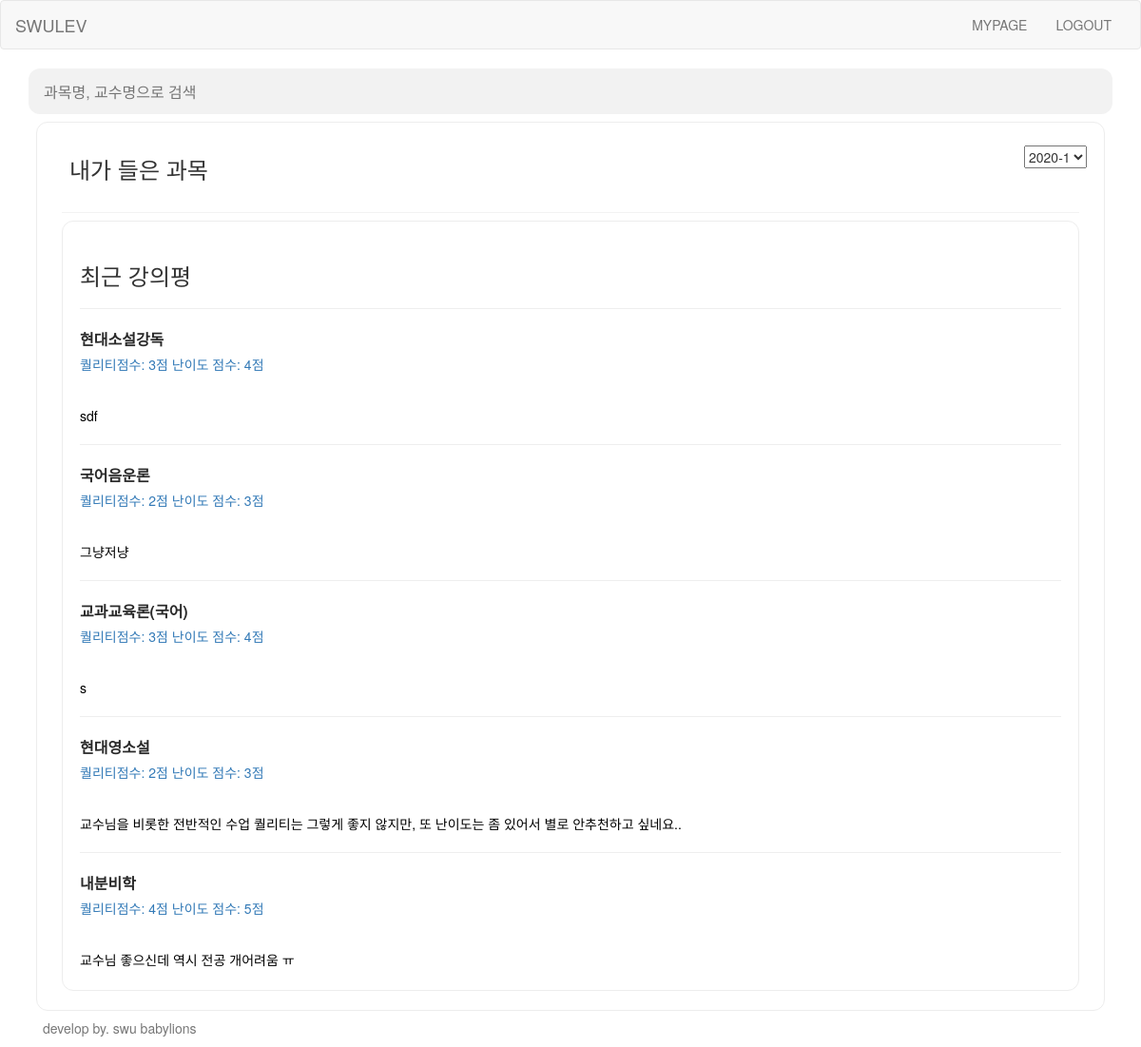
Before: /main/ with the older database file.
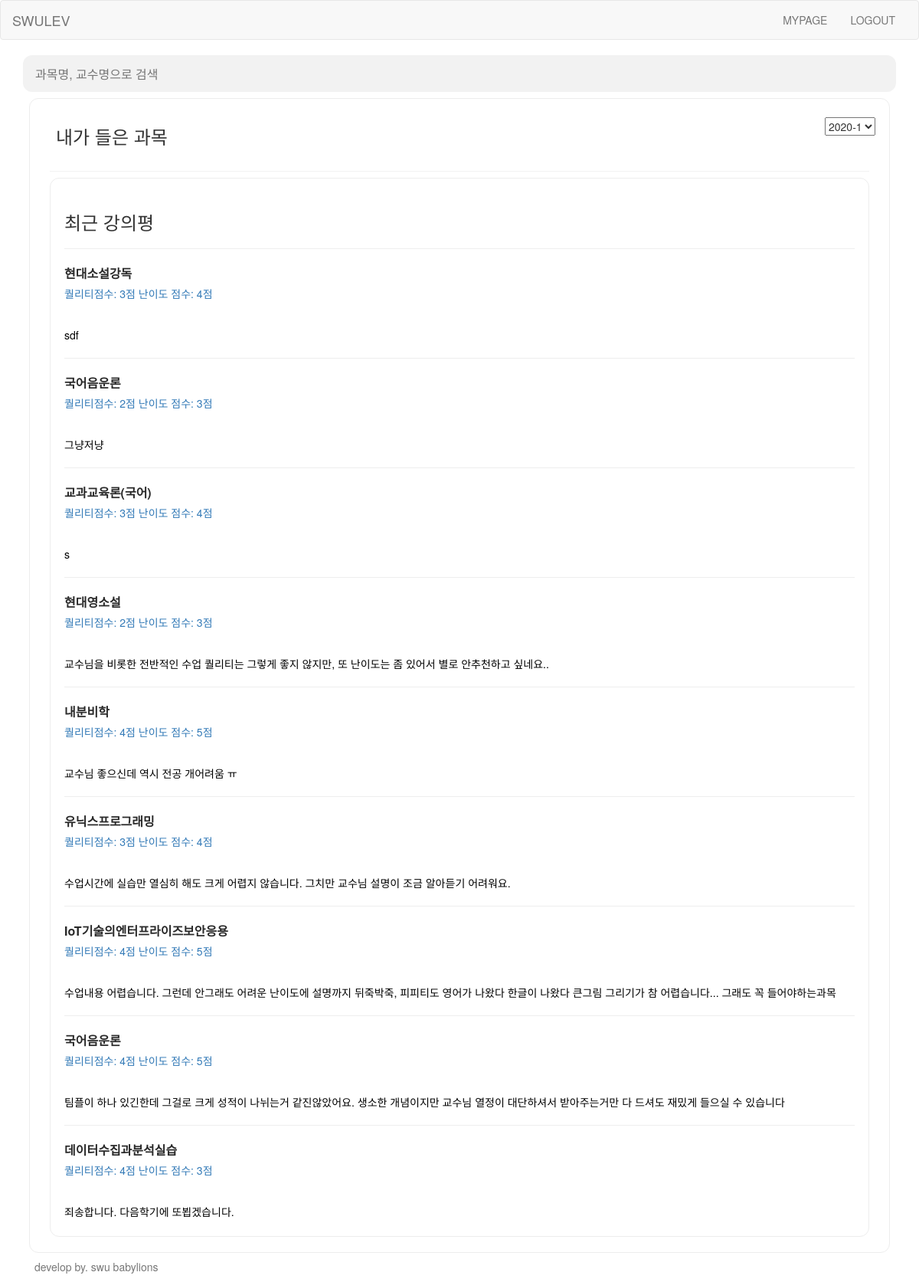
After: the same page with the newer database file.
### swuapp/models.py (models this page shows, shortened)
class Board(models.Model):
    content = models.TextField()
    quality = models.IntegerField()
    challenge = models.IntegerField()
    recommend = models.IntegerField()
    user = models.ForeignKey('Student_User', on_delete=models.CASCADE, related_name='user_id')
    lecture = models.ForeignKey('Lecture', on_delete=models.CASCADE, related_name='lecture')
    def get_absolute_url(self):
        return reverse('detail', args=[self.lecture.lectureid])

class Lecture(models.Model):
    semester = models.CharField(max_length = 30)
    lectureid = models.CharField(max_length=20, primary_key=True, unique=True)
    lecturename = models.CharField(max_length=50)
    professor = models.CharField(max_length=50)

### swuapp/views.py (the view)
# urls.py: path('main/', main, name='main'),
def main(request):
    board = Board.objects.all
    lecture = Lecture.objects.all
    userlecture = UserLecture.objects.all
    if request.user.is_authenticated:
        username = str(request.user)
        mylecture = UserLecture.objects.filter(myuserid = str(request.user))
        return render(request, 'main.html', {'board':board, 'lecture':lecture, 'username':username, 'mylecture':mylecture})
    return render(request, 'main.html', {'board':board, 'lecture':lecture})

### swuapp/templates/main.html (shortened to what this page needs)
{% extends 'base.html' %}
{% block content %}
<form action="{% url 'search' %}" method="GET" class="nav-bar search">
  <input onkeyup="enterkey();" type="text" name="q" value="{{q}}" class="search-query" placeholder="과목명, 교수명으로 검색">
</form>
<div class="section">
  <select class="semester-choice">
    <option>2020-1</option>
  </select>
  <div class="mylectures">
    <span class="lecture">
      <h3> 내가 들은 과목 </h3>
    </span>
  </div>
<div class="section">
  <h3>최근 강의평</h3>
  {% for b in board %}
    <hr>
    <div class="articles">
      <a class="article" href="{{ b.get_absolute_url }}">
        <h3>{{b.lecture.lecturename}}</h3>
        <p class="rate">
          <span class="quality-star">
            <span>퀄리티점수: {{b.quality}}점</span>
          </span>
          <span class="level-star">
            <span>난이도 점수: {{b.challenge}}점</span>
          </span>
        </p>
        <p class="info">
        </p>
        <p class="text">{{b.content}}</p>
      </a>
    </div>
  {% endfor %}
</div>
{% endblock %}

### swuapp/templates/base.html (shortened to what this page needs)
{% load static %}
<!DOCTYPE html>
<html lang="ko">
  <head>
    <link rel="stylesheet" href="https://maxcdn.bootstrapcdn.com/bootstrap/3.3.2/css/bootstrap.min.css">
    <link rel="stylesheet" href="{% static 'css/base.css' %}">
  </head>
  <body id=bootstrap-overrides>
    <nav class="navbar navbar-default">
        <div class="container-fluid">
          <div class="navbar-header">
            <a class="navbar-brand" href="/main/">SWULEV</a>
          </div>
          <div class="collapse navbar-collapse" id="bs-example-navbar-collapse-1">
            <ul class="nav navbar-nav navbar-right">
              <li><a href="/mypage/">MYPAGE</a></li>
              <li><a href="/">LOGOUT</a></li>
            </ul>
          </div>
        </div>
      </nav>
    <div class="container">
        {% block content %}
        {% endblock %}
    </div>
    <footer class="footer">
        <div class="container">
            <p class="text-muted">develop by. swu babylions</p>
        </div>
    </footer>
  </body>
</html>

### swuapp/static/css/base.css (style rules this page uses)
form.nav-bar input.search-query { padding: 12px 48px 12px 16px; width: 100%; height: 48px; line-height: 24px; box-sizing: border-box; border: 0; border-radius: 12px; color: #292929; font-size: 16px; background-color: #f2f2f2; }
div.section { margin: 8px 8px 8px 8px; padding: 24px 18px 12px 18px; border: 1px solid #ededed; border-radius: 12px; box-sizing: border-box; }
div.section select.semester-choice { float: right; display: inline-block; }
div.section div.mylectures span.lecture h3 { padding: 12px 0; margin: 0 72px 0 8px; font-weight: normal; white-space: nowrap; overflow: hidden; text-overflow: ellipsis; }
div.section div.mylectures span.lecture { position: relative; display: block; margin: 0 8px; border-bottom: 1px solid #f2f2f2; }
div.section div.articles a { text-decoration: none; }
div.section div.articles a.article h3 { margin-bottom: 4px; line-height: 24px; color: #292929; font-size: 16px; font-weight: bold; white-space: nowrap; overflow: hidden; text-overflow: ellipsis; }
div.section div.articles a.article p.info { margin-bottom: 4px; line-height: 20px; font-size: 0; }
div.section div.articles a.article p.text { color: black; font-size: 14px; }

Changed rows visible on the page:
added Board: lecture.lecturename "유닉스프로그래밍", quality "3", challenge "4", content "수업시간에 실습만 열심히 해도 크게 어렵지 않습니다. 그치만 교수님 설명이 조금 알아듣기 어려워요."
added Board: lecture.lecturename "IoT기술의엔터프라이즈보안응용", quality "4", challenge "5", content "수업내용 어렵습니다. 그런데 안그래도 어려운 난이도에 설명까지 뒤죽박죽, 피피티도 영어가 나왔다 한글이 나왔다 큰그림 그리기가 참 어렵습니다... 그래도 꼭 들어야하는과목"
added Board: lecture.lecturename "국어음운론", quality "4", challenge "5", content "팀플이 하나 있긴한데 그걸로 크게 성적이 나뉘는거 같진않았어요. 생소한 개념이지만 교수님 열정이 대단하셔서 받아주는거만 다 드셔도 재밌게 들으실 수 있습니다"
added Board: lecture.lecturename "데이터수집과분석실습", quality "4", challenge "3", content "죄송합니다. 다음학기에 또뵙겠습니다."
